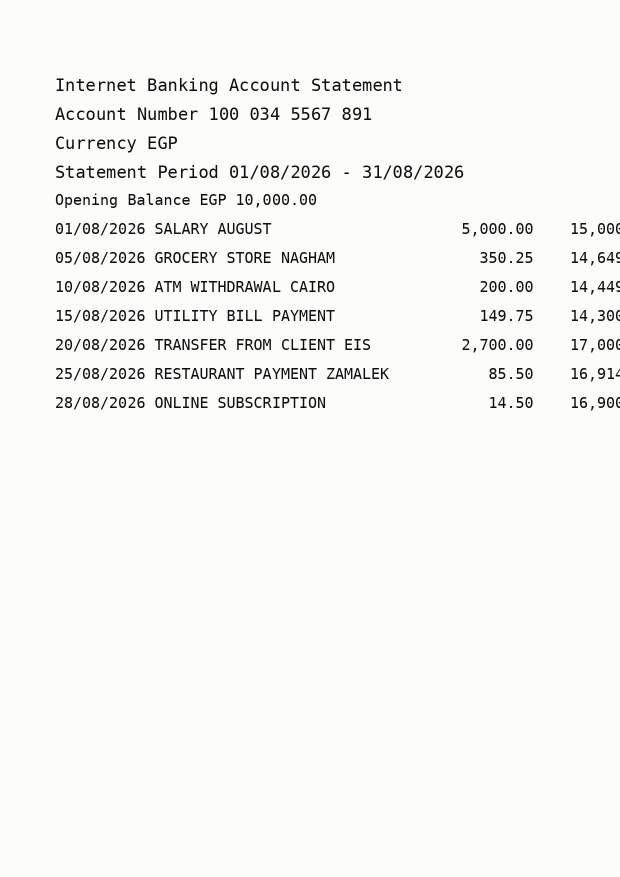
#> input picture tests/e2e_fixtures/_scan_clean.jpg, 1240 x 1754 px (shown at 1/2 size)
$ python -i make_scan_fixtures.py   (imports and definitions only)
#> lines starting #> are read from the running program, lines starting #| are printed output that depends on the picture
#> further down, picture is the input picture: PIL image 1240x1754 RGB; mean R, G, B 245.9, 245.9, 244
#!/usr/bin/env python3
"""
Build SCANNED bank-statement fixtures for the OCR/scan path campaign.

Renders the known-good B-family statement text (statement_green_B.txt) as
 IMAGES and wraps them into image-only PDFs (DCTDecode JPEG XObjects — the
 exact shape the engine's byte-level extractor handles, and the only codec
 available on Vercel serverless where PDF_RASTER=1/poppler is absent):

  statement_scan_clean.pdf       crisp render, JPEG q88  — the happy scan
  statement_scan_degraded.pdf    gray + noise + 0.8deg skew + blur + stamp
                                 + watermark + JPEG q55 — a realistic
                                 phone/CamScanner capture
  statement_scan_multi.pdf       2-page scan (header page + continuation)
  statement_scan_page.jpg        direct photo upload variant

All land in tests/e2e_fixtures/ next to the digital fixtures.
"""

import os

from PIL import Image, ImageDraw, ImageEnhance, ImageFilter, ImageFont
from reportlab.lib.pagesizes import A4
from reportlab.pdfgen import canvas as rl_canvas

ROOT = "/home/z/my-project"
FX = os.path.join(ROOT, "tests", "e2e_fixtures")
SRC = os.path.join(FX, "statement_green_B.txt")
FONT_PATH = "/usr/share/fonts/truetype/dejavu/DejaVuSansMono.ttf"

PAGE_W, PAGE_H = 1240, 1754  # A4 @ 150dpi
MARGIN_X, TOP_Y, LINE_H = 110, 150, 58

try:
    import numpy as np
except ImportError:
    np = None


# [31 lines left out: function render_lines, not called in this run]


def degrade(img):
    out = img.convert("L")  # grayish photocopy feel
    if np is not None:
        arr = np.asarray(out).astype("int16")
        noise = np.random.default_rng(42).integers(-14, 15, arr.shape, dtype="int16")
        arr = np.clip(arr + noise, 0, 255).astype("uint8")
        out = Image.fromarray(arr, "L")
    out = out.rotate(0.8, resample=Image.BICUBIC, expand=False, fillcolor=250)
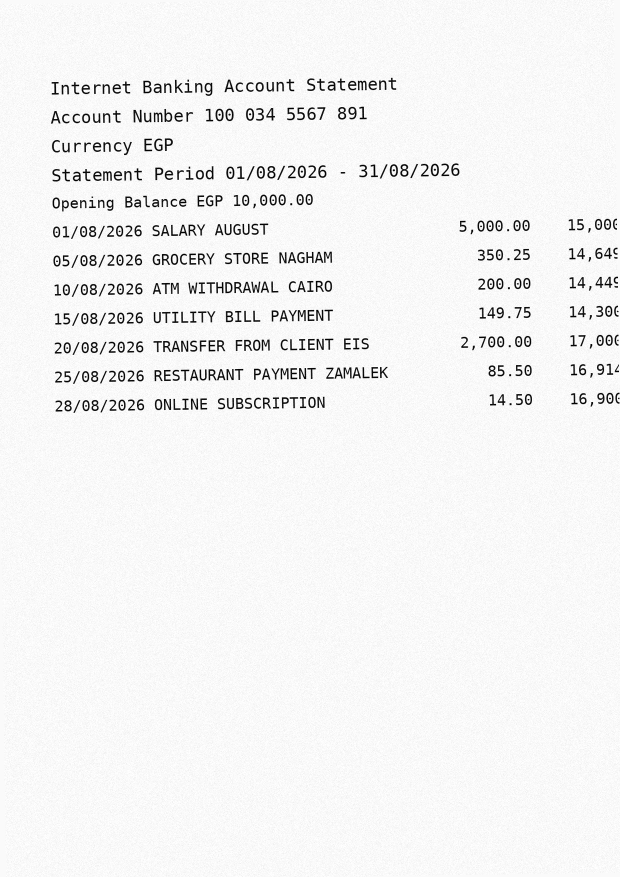
#> out: PIL image 1240x1754 L (shown at 1/2 size); min 0, max 255, mean 243
    out = out.filter(ImageFilter.GaussianBlur(0.7))
    out = ImageEnhance.Contrast(out).enhance(0.88)
    return out.convert("RGB")


# [161 lines left out: functions wrap_pdf, wrap_pdf_ascii85, hand_pdf_flate, main, not called in this run]


# [2 lines not run here, left out]

>>> from PIL import Image
>>> picture = Image.open('../tests/e2e_fixtures/_scan_clean.jpg')
>>> result = degrade(picture)

$ run again, on tests/e2e_fixtures/_scan_p2.jpg
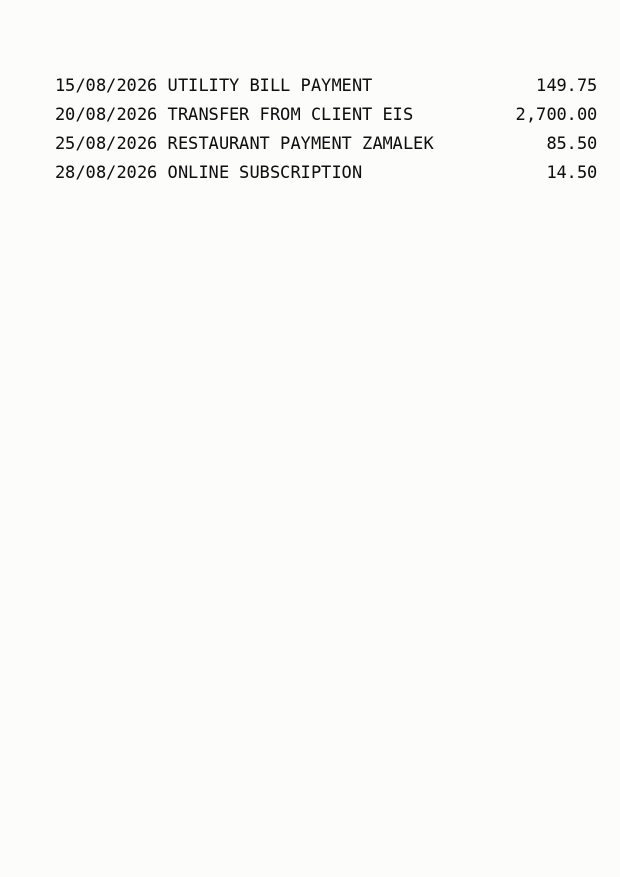
#> input picture tests/e2e_fixtures/_scan_p2.jpg, 1240 x 1754 px (shown at 1/2 size)
#> picture is the input picture: PIL image 1240x1754 RGB; mean R, G, B 249.4, 249.4, 247.4
#> in degrade, `out = out.rotate(0.8, resample=Image.BICUBIC, expand=False, fillcolor=..`:
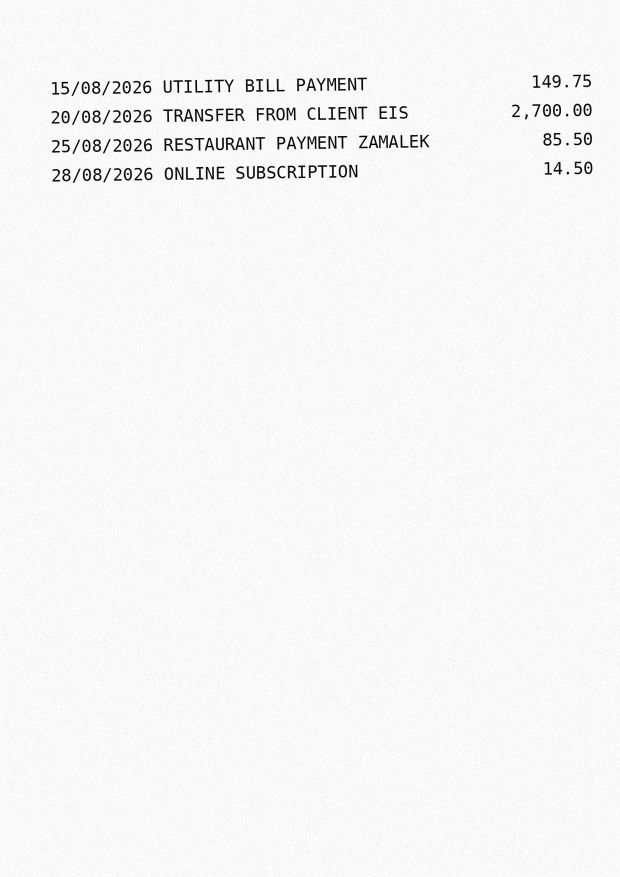
#> out: PIL image 1240x1754 L (shown at 1/2 size); min 0, max 255, mean 246.5
